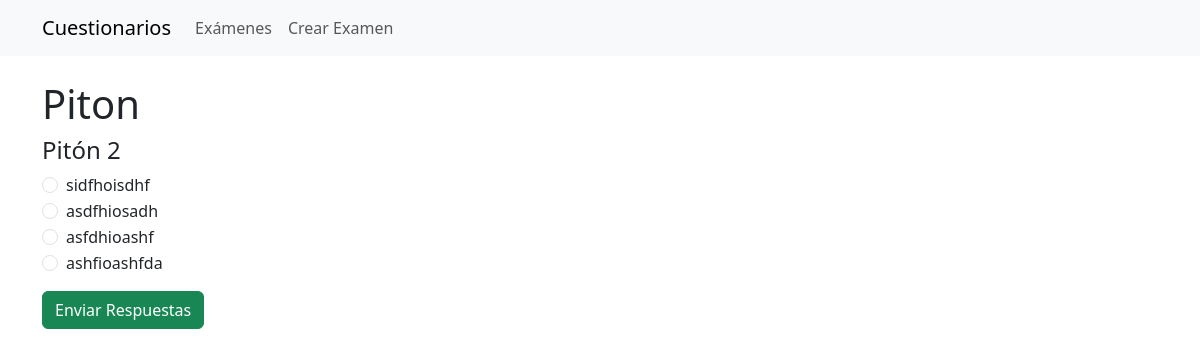
Page /exam/5/play/ on the committed database.
### quiz/models.py (models this page shows, shortened)
class Exam(models.Model):
    title = models.CharField(max_length=200, verbose_name="Título")
    description = models.TextField(blank=True, verbose_name="Descripción")
    created_date = models.DateTimeField(auto_now_add=True)

class Question(models.Model):
    exam = models.ForeignKey(Exam, on_delete=models.CASCADE, related_name='questions')
    text = models.TextField(verbose_name="Texto de la pregunta")

class Choice(models.Model):
    question = models.ForeignKey(Question, on_delete=models.CASCADE, related_name='choices')
    text = models.CharField(max_length=200, verbose_name="Texto")
    is_correct = models.BooleanField(default=False, verbose_name="Es correcta")

### quiz/views.py (the view, shortened to what this page needs)
# urls.py: path('exam/<int:exam_id>/play/', views.exam_play, name='exam_play'),
def exam_play(request, exam_id):
    exam = get_object_or_404(Exam, id=exam_id)
    questions = exam.questions.all().prefetch_related('choices')
    question_data = []
    return render(request, 'quiz/exam_play.html', {'exam': exam, 'questions': questions})

### quiz/templates/quiz/exam_play.html (shortened to what this page needs)
{% extends "base.html" %}
{% block content %}
<h1>{{ exam.title }}</h1>
<form method="post">
    {% if question_data %}
        {% for item in question_data %}
            <div class="mb-3">
                <h4>{{ item.question.text }}</h4>
                {% for choice in item.question.choices.all %}
                    <div class="form-check">
                        <input class="form-check-input" type="radio" name="question_{{ item.question.id }}" value="{{ choice.id }}" id="choice_{{ choice.id }}" {% if item.has_response and item.selected_choice.id == choice.id %}checked{% endif %}>
                        <label class="form-check-label" for="choice_{{ choice.id }}">
                            {{ choice.text }}
                        </label>
                    </div>
                {% endfor %}
                {% if item.has_response %}
                    {% if item.is_correct %}
                        <div class="alert alert-success mt-2">¡Respuesta Correcta!</div>
                    {% else %}
                        <div class="alert alert-danger mt-2">Respuesta Incorrecta.</div>
                    {% endif %}
                {% endif %}
            </div>
        {% endfor %}
    {% else %}
        {% for question in questions %}
            <div class="mb-3">
                <h4>{{ question.text }}</h4>
                {% for choice in question.choices.all %}
                    <div class="form-check">
                        <input class="form-check-input" type="radio" name="question_{{ question.id }}" value="{{ choice.id }}" id="choice_{{ choice.id }}">
                        <label class="form-check-label" for="choice_{{ choice.id }}">
                            {{ choice.text }}
                        </label>
                    </div>
                {% endfor %}
            </div>
        {% endfor %}
    {% endif %}
    <button type="submit" class="btn btn-success">Enviar Respuestas</button>
</form>
{% endblock %}

### rows in the picture
Exam: title "Piton"
Question: text "Pitón 2"
Choice: text "sidfhoisdhf"
Choice: text "asdfhiosadh"
Choice: text "asfdhioashf"
Choice: text "ashfioashfda"
